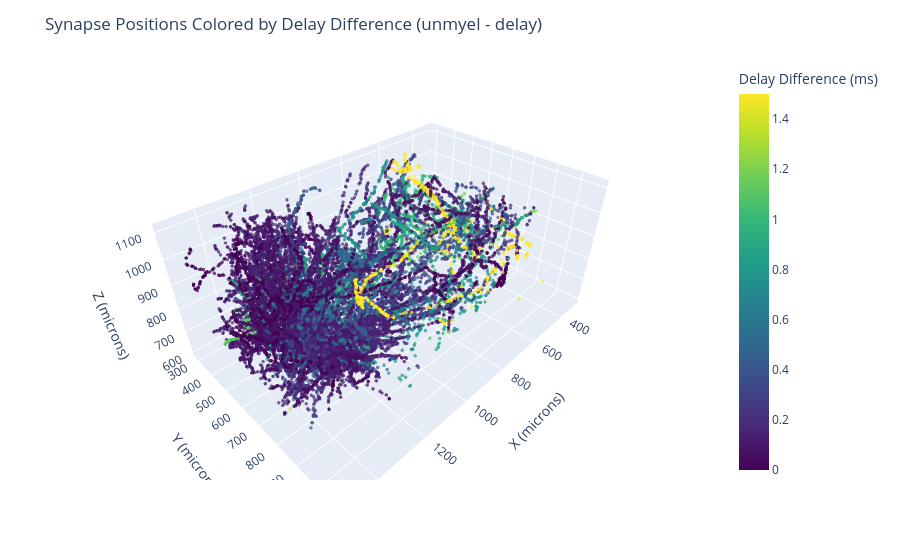

Notebook source saved alongside this figure:
### Code cell
#1.2 Try doing it with difference between delay and unmyelinated delay.

# Expand positions into x, y, z columns
synapse_delay_df[['x', 'y', 'z']] = pd.DataFrame(
    synapse_delay_df['pre_pt_position'].tolist(),
    index=synapse_delay_df.index
)

# Create new column for difference
synapse_delay_df['delay_diff'] = synapse_delay_df['delay_unmyelin'] - synapse_delay_df['delay']

x_min, x_max = 0, 1500
# x_min, x_max = 0, 1500

# Filter by X only
filtered_x_df = synapse_delay_df[
    (synapse_delay_df['x'] >= x_min) & (synapse_delay_df['x'] <= x_max)
]

fig = px.scatter_3d(
    # synapse_delay_df,
    filtered_x_df,
    x='x', y='y', z='z',
    color='delay_diff',
    color_continuous_scale='viridis',
    size_max=2, opacity=0.7,
    # range_color=[2, 6]
    range_color=[0, 1.5]
)

fig.update_traces(marker=dict(size=2))  # smaller points
fig.update_layout(
    scene=dict(
        xaxis_title='X (microns)',
        yaxis_title='Y (microns)',
        zaxis_title='Z (microns)'
    ),
    title='Synapse Positions Colored by Delay Difference (unmyel - delay)',
    coloraxis_colorbar=dict(title="Delay Difference (ms)")
)

fig.show()

### Figure 1 — Plotly figure (JSON) as saved in the notebook; plotly's stock layout.template omitted (floating-point values rounded to 4 significant figures; data arrays with more than 128 entries replaced by an {"elided": "..."} marker saying what was removed)
{"data": [{"hovertemplate": "x=%{x}<br>y=%{y}<br>z=%{z}<br>delay_diff=%{marker.color}<extra></extra>", "legendgroup": "", "marker": {"color": {"elided": "32133 float values"}, "coloraxis": "coloraxis", "opacity": 0.7, "size": 2, "symbol": "circle"}, "mode": "markers", "name": "", "scene": "scene", "showlegend": false, "type": "scatter3d", "x": {"elided": "32133 float values"}, "y": {"elided": "32133 float values"}, "z": {"elided": "32133 float values"}}], "layout": {"coloraxis": {"cmax": 1.5, "cmin": 0, "colorbar": {"title": {"text": "Delay Difference (ms)"}}, "colorscale": [[0, "#440154"], [0.1111, "#482878"], [0.2222, "#3e4989"], [0.3333, "#31688e"], [0.4444, "#26828e"], [0.5556, "#1f9e89"], [0.6667, "#35b779"], [0.7778, "#6ece58"], [0.8889, "#b5de2b"], [1, "#fde725"]]}, "legend": {"tracegroupgap": 0}, "margin": {"t": 60}, "scene": {"domain": {"x": [0, 1], "y": [0, 1]}, "xaxis": {"title": {"text": "X (microns)"}}, "yaxis": {"title": {"text": "Y (microns)"}}, "zaxis": {"title": {"text": "Z (microns)"}}}, "title": {"text": "Synapse Positions Colored by Delay Difference (unmyel - delay)"}}}
